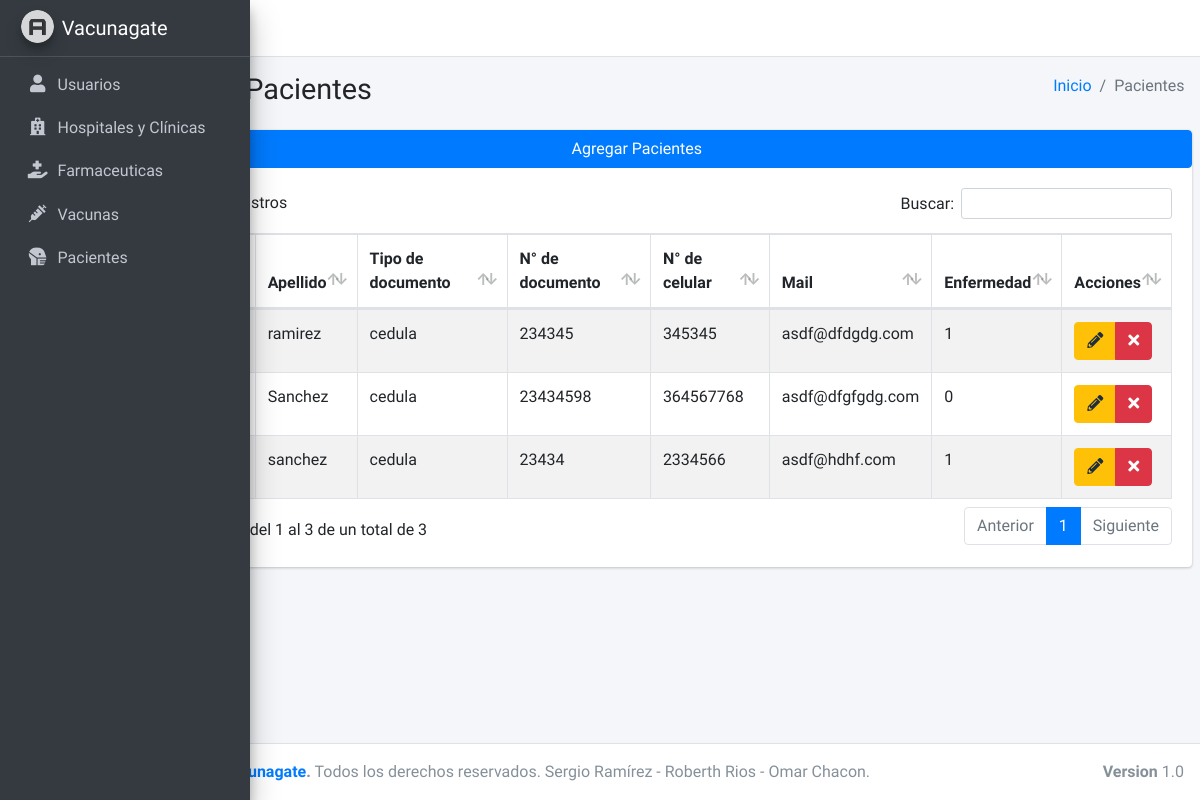
/pacientes, run on the app's committed database.
### tables this page shows
CREATE TABLE `paciente` (
  `id` int(11) NOT NULL,
  `nombre` text NOT NULL,
  `apellido` text NOT NULL,
  `tipdoc` text NOT NULL,
  `numdoc` text NOT NULL,
  `numcel` text NOT NULL,
  `mail` text NOT NULL,
  `enfermedad` tinyint(1) NOT NULL
);

### controlador/plantilla.controlador.php (called while the page is built)
<?php
class ControladorPlantilla{
    static public function ctrPlantilla(){
        include "vista/plantilla.php";
    }
}

### index.php (called while the page is built, shortened)
<?php
require_once "controlador/plantilla.controlador.php";
require_once "controlador/pacientes.controlador.php";
require_once "modelo/pacientes.modelo.php";
$plantilla = new ControladorPlantilla();
$plantilla -> ctrPlantilla();

### controlador/pacientes.controlador.php (called while the page is built, shortened)
<?php
class ControladorPacientes{
    static public function ctrMostrarPacientes($item,$valor){
        $tabla = "paciente";
        $respuesta = ModeloPacientes::mdlMostrarPacientes($tabla,$item,$valor);
        return $respuesta;
    }
}

### modelo/conexion.php (called while the page is built)
<?php
class Conexion{
    static public function conectar(){
        $link = new PDO("mysql:host=localhost;dbname=vrp","root","");
        $link->exec("set names utf8");
        return $link;
    }
}

### modelo/pacientes.modelo.php (called while the page is built, shortened)
<?php
require_once "conexion.php";
class ModeloPacientes{
    static public function mdlMostrarPacientes($tabla,$item,$valor){
        if($item != null){
            $stmt = Conexion::conectar()->prepare("SELECT * FROM $tabla WHERE $item = :$item");
            $stmt -> bindParam(":".$item, $valor, PDO::PARAM_STR);
            $stmt -> execute();
            return $stmt -> fetch();
        }else{
            $stmt = Conexion::conectar()->prepare("SELECT * FROM $tabla");
            $stmt -> execute();
            return $stmt -> fetchAll();
        }
    }
}

### vista/modulos/pacientes.php (the view, shortened to what this page needs)
<div class="content-wrapper">
  <section class="content-header">
    <div class="container-fluid">
      <div class="row mb-2">
        <div class="col-sm-6">
          <h1>Administrar Pacientes</h1>
        </div>
        <div class="col-sm-6">
          <ol class="breadcrumb float-sm-right">
            <li class="breadcrumb-item"><a href="inicio">Inicio</a></li>
            <li class="breadcrumb-item active">Pacientes</li>
          </ol>
        </div>
      </div>
    </div>
  </section>
  <section class="content">
    <div class="card">
      <button class="btn btn-primary" data-toggle="modal" data-target="#modalAgregarPacientes">
        Agregar Pacientes
      </button>
      <div class="card-body">
        <table class="table table-bordered table-striped table-responsive-lg tablas">
          <thead>
            <tr>
              <th>#</th>
              <th>Nombre</th>
              <th>Apellido</th>
              <th>Tipo de documento</th>
              <th>N° de documento</th>
              <th>N° de celular</th>
              <th>Mail</th>
              <th>Enfermedad</th>
              <th>Acciones</th>
            </tr>
          </thead>
          <tbody>
            <?php
              $item=null;
              $valor=null;
              $pacientes = ControladorPacientes::ctrMostrarPacientes($item, $valor);
              foreach ($pacientes as $key => $value){
                echo '<tr>
                        <td>'.($key+1).'</td>
                        <td>'.$value["nombre"].'</td>
                        <td>'.$value["apellido"].'</td>
                        <td>'.$value["tipdoc"].'</td>
                        <td>'.$value["numdoc"].'</td>
                        <td>'.$value["numcel"].'</td>
                        <td>'.$value["mail"].'</td>
                        <td>'.$value["enfermedad"].'</td>
                        <td>
                          <div class="btn-group">
                            <button class="btn btn-warning btnEditarPaciente" data-toggle="modal" data-target="#modalEditarPaciente" idPaciente="'.$value["id"].'">
                              <i class="fas fa-pencil-alt"></i>
                            </button>
                            <button class="btn btn-danger btnEliminarPaciente" idPaciente="'.$value["id"].'">
                              <i class="fas fa-times"></i>
                            </button>
                          </div>
                        </td>
                      </tr>';
              }
            ?>
          </tbody>
        </table>
      </div>
    </div>
  </section>
</div>

### vista/plantilla.php (shortened to what this page needs)
<!DOCTYPE html>
<html lang="es">
<head>
    <link rel="stylesheet" href="vista/plugins/fontawesome-free/css/all.min.css"   >
    <link rel="stylesheet" href="vista/dist/css/adminlte.css">
    <link rel="stylesheet" href="vista/plugins/datatables-bs4/css/dataTables.bootstrap4.min.css">
    <link rel="stylesheet" href="vista/plugins/datatables-responsive/css/responsive.bootstrap4.min.css">
    <link rel="stylesheet" href="vista/plugins/datatables-buttons/css/buttons.bootstrap4.min.css">
    <link rel="stylesheet" href="vista/plugins/icheck-bootstrap/icheck-bootstrap.min.css">
    <link rel="stylesheet" href="vista/plugins/daterangepicker/daterangepicker.css">
    <link rel="stylesheet" href="vista/plugins/tempusdominus-bootstrap-4/css/tempusdominus-bootstrap-4.min.css">
    <link rel="stylesheet" href="vista/plugins/select2/css/select2.min.css">
    <link rel="stylesheet" href="vista/plugins/select2-bootstrap4-theme/select2-bootstrap4.min.css">
</head>
<body>
    <?php
        echo '<body class="hold-transition sidebar-collapse sidebar-mini">';
        echo '<div class="wrapper">';
        include "modulos/header.php";
        include "modulos/menu-bar.php";
        if(isset($_GET["ruta"])){
            if($_GET["ruta"] == "inicio" ||
                $_GET["ruta"] == "usuarios" ||
                $_GET["ruta"] == "farmaceuticas" ||
                $_GET["ruta"] == "hospitales" ||
                $_GET["ruta"] == "vacunas" ||
                $_GET["ruta"] == "pacientes"){
                include "modulos/".$_GET["ruta"].".php";
            }else{
                include "modulos/404.php";
            }
        }else{
            include "modulos/inicio.php";
        }
        include "modulos/footer.php";
        echo '</div>';
        echo '</body>';
    ?>
</html>

### vista/modulos/header.php (shortened to what this page needs)
<nav class="main-header navbar navbar-expand navbar-white navbar-light">
    <ul class="navbar-nav">
        <li class="nav-item">
            <a class="nav-link" data-widget="pushmenu" href="#" role="button"><i class="fas fa-bars"></i></a>
        </li>
        <li class="nav-item d-none d-sm-inline-block">
            <a href="inicio" class="nav-link">Inicio</a>
        </li>
    </ul>
    <ul class="navbar-nav ml-auto">
        <li class="nav-item dropdown user-menu">
            <a href="#" class="nav-link dropdown-toggle" data-toggle="dropdown">
            </a>
        </li>
    </ul>
</nav>

### vista/modulos/menu-bar.php
<aside class="main-sidebar sidebar-dark-primary elevation-4">
  <a href="inicio" class="brand-link">
      <img src="vista/dist/img/AdminLTELogo.png" alt="LOGO" class="brand-image img-circle elevation-3" style="opacity: .8">
      <span class="brand-text font-weight-light">Vacunagate</span>
  </a>
  <div class="sidebar">
    <nav class="mt-2">
      <ul class="nav nav-pills nav-sidebar flex-column" data-widget="treeview" role="menu" data-accordion="false">
        <li class="nav-item">
          <a href="usuarios" class="nav-link">
            <i class="nav-icon fas fa-user"></i>
            <p>
              Usuarios
            </p>
          </a>
        </li>
        <li class="nav-item">
          <a href="hospitales" class="nav-link">
            <i class="nav-icon fas fa-hospital"></i>
            <p>
              Hospitales y Clínicas
            </p>
          </a>
        </li>
        <li class="nav-item">
          <a href="farmaceuticas" class="nav-link">
            <i class="nav-icon fas fa-hand-holding-medical"></i>
            <p>
                Farmaceuticas
            </p>
          </a>
        </li>
        <li class="nav-item">
          <a href="vacunas" class="nav-link">
            <i class="nav-icon fas fa-syringe"></i>
            <p>
                Vacunas
            </p>
          </a>
        </li>
        <li class="nav-item">
          <a href="pacientes" class="nav-link">
            <i class="nav-icon fas fa-head-side-mask"></i>
            <p>
              Pacientes
            </p>
          </a>
        </li>
        </ul>
      </nav>
    </div>
</aside>

### vista/modulos/footer.php
<footer class="main-footer">
    <div class="float-right d-none d-sm-block">
      <b>Version</b> 1.0
    </div>
    <strong>Copyright &copy; 2021 <a target="_blank" href="https://github.com/Roberthrjr/pos-inv-ventas">Vacunagate</a>.</strong> Todos los derechos reservados. Sergio Ramírez - Roberth Rios - Omar Chacon.
</footer>

### data on the page
paciente: apellido "ramirez", tipdoc "cedula", numdoc "234345", numcel "345345", mail "asdf@dfdgdg.com", enfermedad "1"
paciente: apellido "Sanchez", tipdoc "cedula", numdoc "23434598", numcel "364567768", mail "asdf@dfgfgdg.com", enfermedad "0"
paciente: apellido "sanchez", tipdoc "cedula", numdoc "23434", numcel "2334566", mail "asdf@hdhf.com", enfermedad "1"
